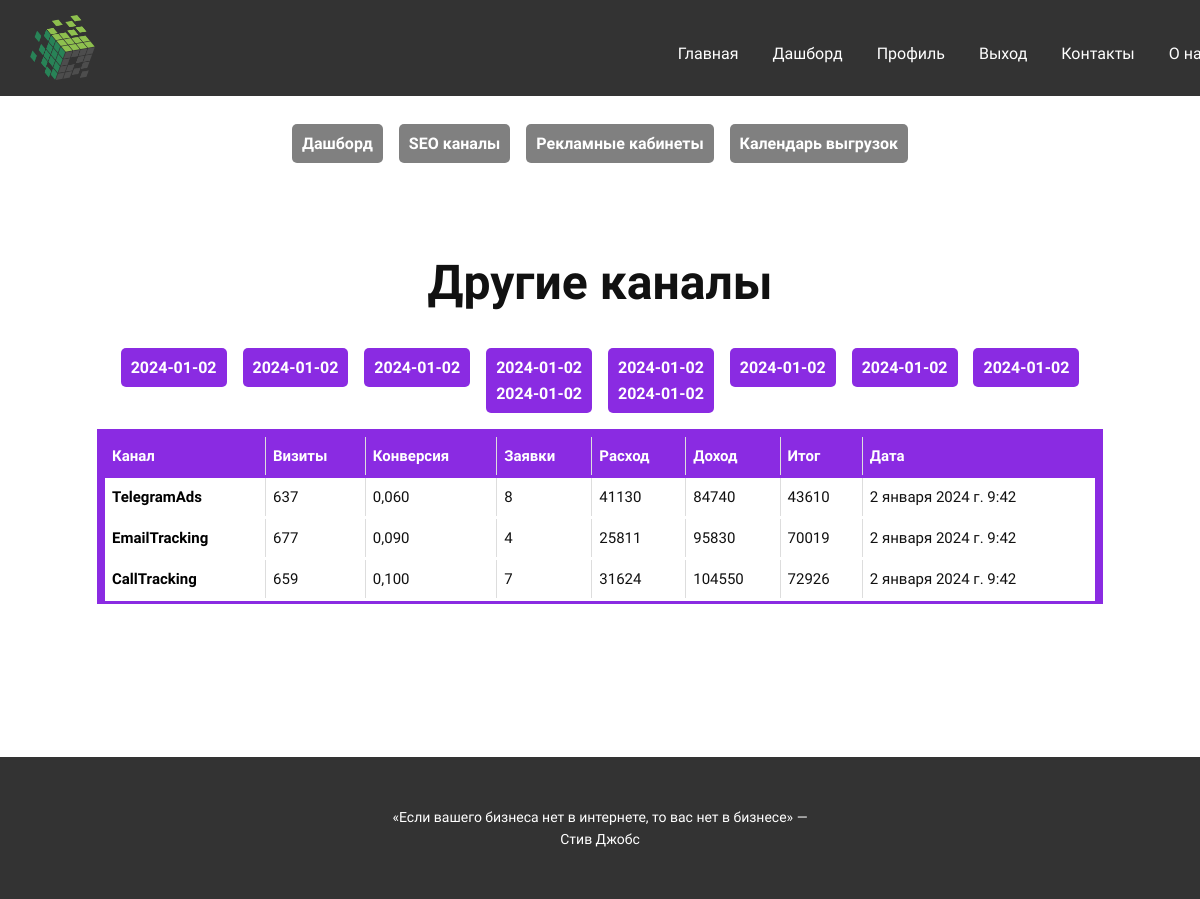
The page /analytic/other-ads-report/1/ (signed in) on the database its author committed.
### statistics_and_analytics/models.py (models this page shows, shortened)
class OtherAds(models.Model):
    title = models.CharField(max_length=100, default="-----", verbose_name="Название")
    visits = models.PositiveIntegerField(default=0, verbose_name="Визиты")
    transactions = models.PositiveIntegerField(default=0, verbose_name="Заявки")
    all_expense = models.PositiveIntegerField(default=0, verbose_name="Расход")
    convert = models.DecimalField(
        default=0,
        blank=True,
        null=True,
        verbose_name="Конверсия",
        decimal_places=3,
        max_digits=15,
    )
    income = models.PositiveIntegerField(default=0, verbose_name="Доход")
    created = models.DateTimeField(auto_now_add=True)
    class Meta:
        ordering = ["-created"]
        indexes = [
            models.Index(fields=["-created"]),
        ]

class TelegramAds(OtherAds):
    class Meta:
        verbose_name = "Telegram Ads отчет"
        verbose_name_plural = "Telegram Ads отчеты"

class OtherAds(models.Model):
    title = models.CharField(max_length=100, default="-----", verbose_name="Название")
    visits = models.PositiveIntegerField(default=0, verbose_name="Визиты")
    transactions = models.PositiveIntegerField(default=0, verbose_name="Заявки")
    all_expense = models.PositiveIntegerField(default=0, verbose_name="Расход")
    convert = models.DecimalField(
        default=0,
        blank=True,
        null=True,
        verbose_name="Конверсия",
        decimal_places=3,
        max_digits=15,
    )
    income = models.PositiveIntegerField(default=0, verbose_name="Доход")
    created = models.DateTimeField(auto_now_add=True)
    class Meta:
        ordering = ["-created"]
        indexes = [
            models.Index(fields=["-created"]),
        ]

class EmailTracking(OtherAds):
    class Meta:
        verbose_name = "EmailTracking отчет"
        verbose_name_plural = "EmailTracking отчеты"

class CallTracking(OtherAds):
    class Meta:
        verbose_name = "CallTracking отчет"
        verbose_name_plural = "CallTracking отчеты"

### statistics_and_analytics/views.py (the view)
# urls.py: path("other-ads-report/<int:page>/", other_detail, name="other_ads_report"),
@login_required
@cache_page(60 * 60)
def other_detail(request, page):
    tg_a = TelegramAds.objects.all()[:10]
    em_t = EmailTracking.objects.all()[:10]
    ca_t = CallTracking.objects.all()[:10]
    ind = [i for i in range(1, len(tg_a) + 1)]
    dates = list(map(lambda d: d.strftime("%Y-%m-%d"), [s.created for s in tg_a]))
    data = list(
        zip(
            tg_a,
            em_t,
            ca_t,
        )
    )
    res_dict = {}
    for i in range(len(tg_a)):
        res_dict.update({ind[i]: data[i]})
    context = {"data": res_dict[page], "pages": list(zip(ind, dates))}
    return render(request, "statistics_and_analytics/other-ads-report.html", context)

### statistics_and_analytics/templates/statistics_and_analytics/other-ads-report.html (shortened to what this page needs)
{% extends 'main/base.html' %}
{% load static %}
{% load mathfilters %}
{% block content %}
<p style="text-align:center; padding-top: 15px;">
    <a href="{% url 'saa:analytics' 1 %}" class="reports">Дашборд</a>
    <a href="{% url 'saa:seo_report' 1 %}" class="reports">SEO каналы</a>
    <a href="{% url 'saa:ads_report' 1 %}" class="reports">Рекламные кабинеты</a>
    <a href="{% url 'saa:dates' %}" class="reports">Календарь выгрузок</a>
</p>
<div id="main" style="margin: 100px;">
    <h2>Другие каналы</h2>
    <br>
    <div style="text-align: center">
        {% for page in pages %}
        <a href="{% url 'saa:other_ads_report' page.0 %}" id="span">{{page.1}}</a>
        {% endfor %}
    </div>
    <br>
    <div>
        <div class="col-md-6">
            <table class="table">
                <thead>
                <tr>
                    <th>Канал</th>
                    <th>Визиты</th>
                    <th>Конверсия</th>
                    <th>Заявки</th>
                    <th>Расход</th>
                    <th>Доход</th>
                    <th>Итог</th>
                    <th>Дата</th>
                </tr>
                </thead>
                <tbody>
                {% for d in data %}
                <tr>
                    <td style="color: black; font-weight: bold">{{ d.title }}</td>
                    <td>{{ d.visits }}</td>
                    <td>{{ d.convert }}</td>
                    <td>{{ d.transactions }}</td>
                    <td>{{ d.all_expense }}</td>
                    <td>{{ d.income}}</td>
                    <td id="result">{{ d.income|sub:d.all_expense }}</td>
                    <td>{{ d.created}}</td>
                </tr>
                {% endfor %}
                </tbody>
            </table>
        </div>
    </div>
</div>
{% endblock %}

### statistics_and_analytics/templates/statistics_and_analytics/other-ads-report.html (style rules this page uses)
h2 { text-align: center; }
#main { min-height: 400px; }
table { width: 100%; margin-bottom: 20px; border: 5px solid BlueViolet; border-top: 5px solid BlueViolet; border-bottom: 3px solid BlueViolet; border-collapse: collapse; outline: 3px solid BlueViolet; font-size: 15px; background: #fff!important; }
table th { font-weight: bold; padding: 7px; background: BlueViolet; color: white; border: 1px solid #dddddd; text-align: left; font-size: 15px; border-top: 3px solid #fff; border-bottom: 3px solid BlueViolet; }
table td { padding: 7px; border: 1px solid #dddddd; border-top: 3px solid #fff; border-bottom: 3px solid #fff; font-size: 15px; }
#span { margin: 6px; padding: 10px; background-color: BlueViolet; color: white; font-weight: bold; border-radius: 5px; width: 200px; height: 100px; }
.reports { margin: 6px; padding: 10px; background-color: Grey; color: white; font-weight: bold; border-radius: 5px; width: 200px; height: 100px; }

### rows shown on the page
TelegramAds: title "TelegramAds", visits "637", convert "0,060", transactions "8", all_expense "41130", income "84740", income|sub "43610", created "2 января 2024 г. 9:42"
EmailTracking: title "EmailTracking", visits "677", convert "0,090", transactions "4", all_expense "25811", income "95830", income|sub "70019", created "2 января 2024 г. 9:42"
CallTracking: title "CallTracking", visits "659", convert "0,100", transactions "7", all_expense "31624", income "104550", income|sub "72926", created "2 января 2024 г. 9:42"

### other values the page prints
{{ page.1 }} "2024-01-02" "2024-01-02" "2024-01-02" "2024-01-02" "2024-01-02" "2024-01-02" "2024-01-02" "2024-01-02" "2024-01-02" "2024-01-02"
